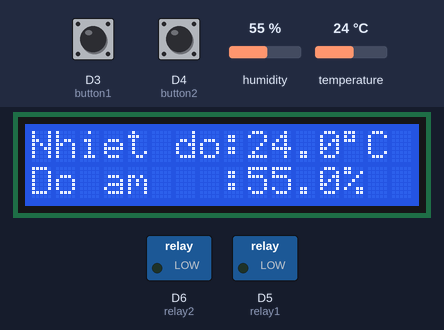
Simulated run of this sketch. Board: ESP8266 (Wemos D1 mini). On the bench: 16×2 character LCD, switched loads named in the sketch (green lamp = pin HIGH). Inputs (shaded band) come from the test bench; at power-on: D3 (button1) HIGH, D4 (button2) HIGH, humidity 55 %, temperature 24 °C. WiFi joins after 1.5 s; servers stay silent unless stated; what the sketch prints to the serial monitor is not drawn.

Above: at 4.1 s.
4.2 s: D3 (button1) pulled LOW for 0.15 s
At 5.4 s:
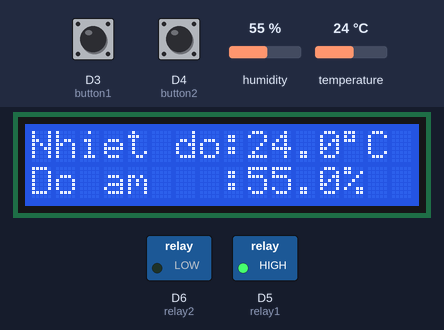
5.8 s: D4 (button2) pulled LOW for 0.15 s
At 6.7 s:
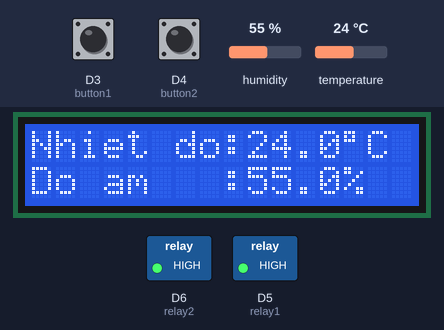
7.4 s: D3 (button1) pulled LOW for 1 s
At 7.9 s:
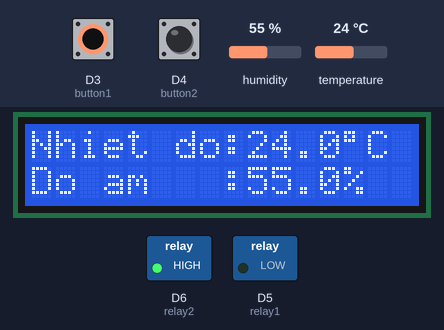
9.9 s: humidity set to 22 %
At 11.3 s:
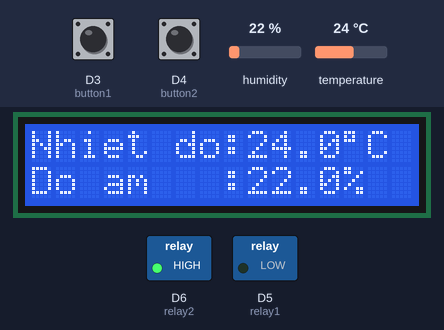
11.6 s: temperature set to 12 °C
At 13.3 s:
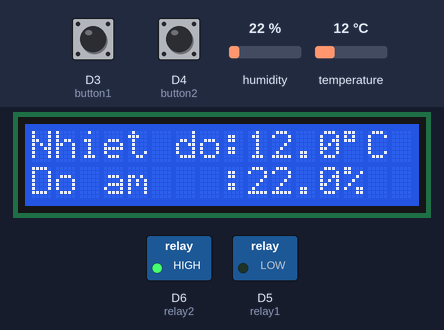
13.6 s: humidity set to 40 %
At 14.7 s:
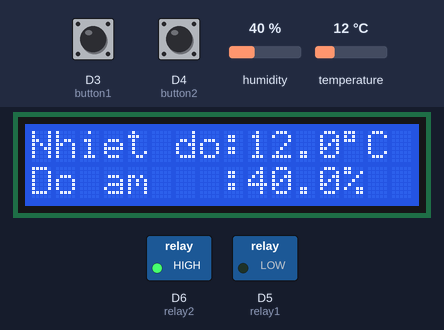
Timing chart, 0 to 16.6 s (numbered marks = the images above; inputs shaded):
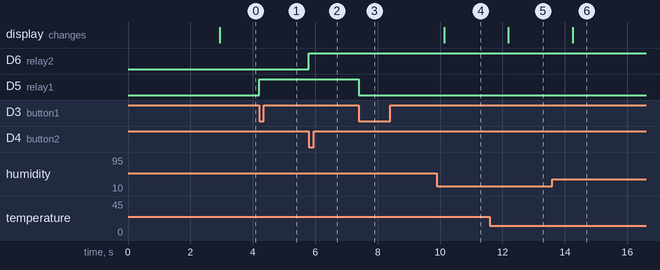

Measured:
- after the input at 4.2 s, D5 (relay1): LOW → HIGH at once
- after the input at 5.8 s, D6 (relay2): LOW → HIGH at once
- after the input at 7.4 s, D5 (relay1): HIGH → LOW at once
- after the input at 9.9 s, the display: changes after 0.24 s (image 4)
- after the input at 11.6 s, the display: changes after 0.59 s (image 5)
- after the input at 13.6 s, the display: changes after 0.65 s (image 6)

The sketch:

2RELAY_DHT11_BLYNK_IOT.ino
```cpp
#define BLYNK_TEMPLATE_ID "TMPL6Wg_LoLnr"
#define BLYNK_TEMPLATE_NAME "Giam sat nhiet do do am tren man lcd"
#define BLYNK_AUTH_TOKEN "e_PYXgdWXlEQDSeRn5J0RwNzzLrIiQow"
#define BLYNK_PRINT Serial
#include <ESP8266WiFi.h>
#include <BlynkSimpleEsp8266.h>
#include <Wire.h>
#include <LiquidCrystal_I2C.h>
LiquidCrystal_I2C lcd(0x27,16,2);
#include "DHTesp.h"
DHTesp dht;
#define dhtPin D0
// Your WiFi credentials.
// Set password to "" for open networks.
char ssid[] = "Trieu Ninh";
char pass[] = "12344321";
#define button1 D3
#define button2 D4
#define relay1 D5
#define relay2 D6
unsigned long timeBlink=millis();
unsigned long timeDelay=millis();
boolean updateRelay=0;
WidgetLED LEDCONNECT(V0);
#define RELAY1 V1
#define RELAY2 V2
#define TEMP   V3
#define HUMI   V4

// Every time we connect to the cloud...
BLYNK_CONNECTED() {
  // Request the latest state from the server
  Blynk.syncVirtual(RELAY1,RELAY2);
}

// When App button is pushed - switch the state
BLYNK_WRITE(RELAY1) {
  int p = param.asInt();
  digitalWrite(relay1, p);
}
BLYNK_WRITE(RELAY2) {
  int p = param.asInt();
  digitalWrite(relay2, p);
}

ICACHE_RAM_ATTR void handleButton(){
  if(millis()-timeDelay>200){
    if(digitalRead(button1)==LOW){
      digitalWrite(relay1,!digitalRead(relay1));
    }
    if(digitalRead(button2)==LOW){
      digitalWrite(relay2,!digitalRead(relay2));
    }
    updateRelay=1;
    timeDelay=millis();
  }
}

void setup(){
  // Debug console
  Serial.begin(115200);
  pinMode(button1,INPUT_PULLUP);
  pinMode(button2,INPUT_PULLUP);
  pinMode(relay1,OUTPUT);
  pinMode(relay2,OUTPUT);
  attachInterrupt(button1,handleButton,FALLING);
  attachInterrupt(button2,handleButton,FALLING);

  dht.setup(dhtPin, DHTesp::DHT11);

  Wire.begin();
  lcd.init();
  lcd.clear();
  lcd.backlight();
  lcd.setCursor(0,0);
  lcd.print("Dang thiet lap");
  lcd.setCursor(0,1);
  lcd.print("ket noi Blynk!");
  delay(1000);

  Blynk.begin(BLYNK_AUTH_TOKEN, ssid, pass);

  lcd.clear();
  lcd.setCursor(0,0);
  lcd.print("Nhiet do:");
  lcd.setCursor(0,1);
  lcd.print("Do am   :");
}

void loop(){
  Blynk.run();
  if(millis()-timeBlink>1000){
    if(LEDCONNECT.getValue()){
      LEDCONNECT.off();
    }else{
      LEDCONNECT.on();
    }

    float humidity = dht.getHumidity();
    float temperature = dht.getTemperature();
    Serial.print(dht.getStatusString());
    Serial.print("\t");
    Serial.print(humidity, 1);
    Serial.print("\t\t");
    Serial.println(temperature, 1);
    if(dht.getStatusString()=="OK"){
      Blynk.virtualWrite(TEMP,temperature);
      Blynk.virtualWrite(HUMI,humidity);

      lcd.setCursor(9,0);
      lcd.print(String(temperature,1));
      lcd.print((char)223);
      lcd.print("C  ");
      lcd.setCursor(9,1);
      lcd.print(String(humidity,1));
      lcd.print("%  ");
    }
    timeBlink=millis();
  }
  if(updateRelay==1){
    Blynk.virtualWrite(RELAY1,digitalRead(relay1));
    Blynk.virtualWrite(RELAY2,digitalRead(relay2));
    updateRelay=0;
  }
}
```
